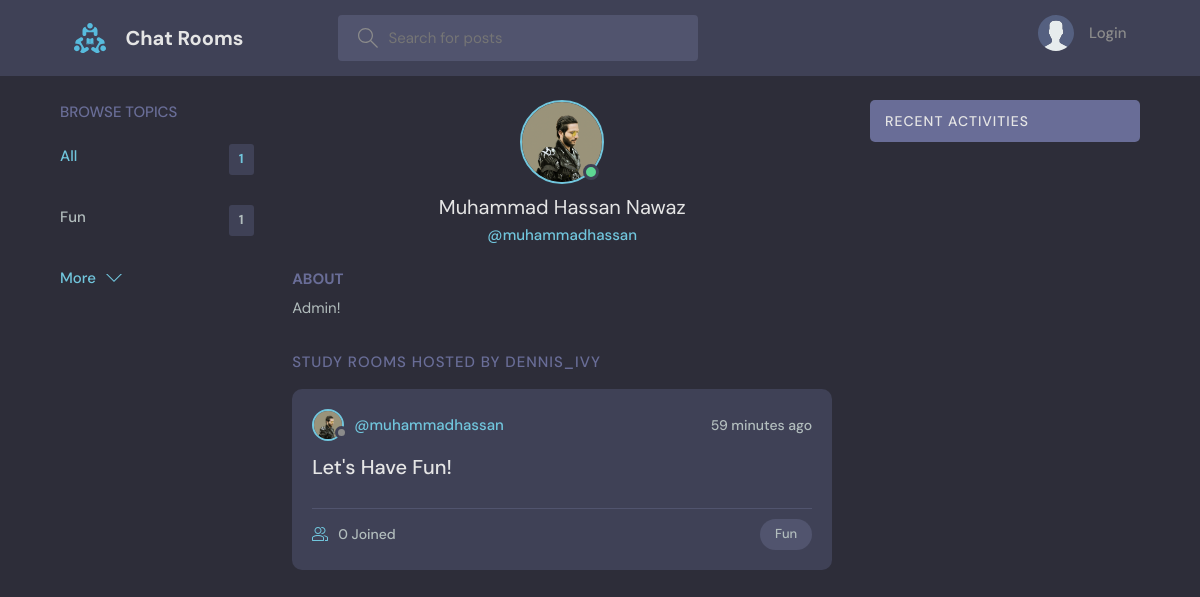
Page /profile/1/ on the committed database.
### base/models.py (models this page shows, shortened)
class Topic(models.Model):
    name = models.CharField(max_length=200)

class User(AbstractUser):
    name = models.CharField(max_length=200, null=True)
    email = models.EmailField(unique=True, null=True)
    bio = models.TextField(null=True)
    avatar = models.ImageField(null=True, default="avatar.svg")
    USERNAME_FIELD = 'email'
    REQUIRED_FIELDS = []

class Room(models.Model):
    host = models.ForeignKey(User, on_delete=models.SET_NULL, null=True)
    topic = models.ForeignKey(Topic, on_delete=models.SET_NULL, null=True)
    name = models.CharField(max_length=200)
    description = models.TextField(null=True, blank=True)
    participants = models.ManyToManyField(
        User, related_name='participants', blank=True)
    updated = models.DateTimeField(auto_now=True)
    created = models.DateTimeField(auto_now_add=True)
    class Meta:
        ordering = ['-updated', '-created']

### base/views.py (the view)
# urls.py: path('profile/<str:pk>/', views.userProfile, name="user-profile"),
def userProfile(request, pk):
    user = User.objects.get(id=pk)
    rooms = user.room_set.all()
    room_messages = user.message_set.all()
    topics = Topic.objects.all()
    context = {'user': user, 'rooms': rooms,
               'room_messages': room_messages, 'topics': topics}
    return render(request, 'base/profile.html', context)

### base/templates/base/profile.html (shortened to what this page needs)
{% extends 'main.html' %}
{% block content %}
<main class="profile-page layout layout--3">
  <div class="container">
    {% include 'base/topics_component.html' %}
    <div class="roomList">
      <div class="profile">
        <div class="profile__avatar">
          <div class="avatar avatar--large active">
            <img src="{{user.avatar.url}}" />
          </div>
        </div>
        <div class="profile__info">
          <h3>{{user.name}}</h3>
          <p>@{{user.username}}</p>
        </div>
        <div class="profile__about">
          <h3>About</h3>
          <p>
            {{user.bio}}
          </p>
        </div>
      </div>
      <div class="roomList__header">
        <div>
          <h2>Study Rooms Hosted by dennis_ivy</a>
          </h2>
        </div>
      </div>
      {% include 'base/feed_component.html' %}
    </div>
    {% include 'base/activity_component.html' %}
  </div>
</main>
{% endblock content %}

### templates/main.html (shortened to what this page needs)
<!DOCTYPE html>
{% load static %}
<html lang="en">
<head>
    <link rel="stylesheet" href="{% static 'styles/style.css' %}" />
</head>
<body>
    {% include 'navbar.html' %}
    {% block content %}
    {% endblock %}
</body>
</html>

### templates/navbar.html (shortened to what this page needs)
{% load static %}
<header class="header header--loggedIn">
    <div class="container">
        <a href="{% url 'home' %}" class="header__logo">
            <img src="{% static 'images/logo.svg' %}" />
            <h1>Chat Rooms</h1>
        </a>
        <form class="header__search" method="GET" action="{% url 'home' %}">
            <label>
                <input name="q" placeholder="Search for posts" />
            </label>
        </form>
        <nav class="header__menu">
            {% if request.user.is_authenticated %}
            <div class="header__user">
                <a href="{% url 'update-user' %}">
                    <div class="avatar avatar--medium active">
                        <img src="{{request.user.avatar.url}}" />
                    </div>
                    <p>{{request.user.username}} <span>@{{request.user.username}}</span></p>
                </a>
                <button class="dropdown-button">
                    <svg version="1.1" xmlns="http://www.w3.org/2000/svg" width="32" height="32" viewBox="0 0 32 32">
                        <title>chevron-down</title>
                        <path d="M16 21l-13-13h-3l16 16 16-16h-3l-13 13z"></path>
                    </svg>
                </button>
            </div>
            {% else %}
            <a href="{% url 'login' %}">
                <img src="{% static 'images/avatar.svg' %}" />
                <p>Login</p>
            </a>
            {% endif %}
        </nav>
    </div>
</header>

### base/templates/base/topics_component.html
<div class="topics">
    <div class="topics__header">
        <h2>Browse Topics</h2>
    </div>
    <ul class="topics__list">
        <li>
            <a href="{% url 'home' %}" class="active">All <span>{{topics.count}}</span></a>
        </li>
        {% for topic in topics %}
        <li>
            <a href="{% url 'home' %}?q={{topic.name}}">{{topic.name}}<span>{{topic.room_set.all.count}}</span></a>
        </li>
        {% endfor %}
    </ul>
    <a class="btn btn--link" href="{% url 'topics' %}">
        More
        <svg version="1.1" xmlns="http://www.w3.org/2000/svg" width="32" height="32" viewBox="0 0 32 32">
            <title>chevron-down</title>
            <path d="M16 21l-13-13h-3l16 16 16-16h-3l-13 13z"></path>
        </svg>
    </a>
</div>

### base/templates/base/feed_component.html (shortened to what this page needs)
{% for room in rooms %}
<div class="roomListRoom">
    <div class="roomListRoom__header">
        <a href="{% url 'user-profile' room.host.id %}" class="roomListRoom__author">
            <div class="avatar avatar--small">
                <img src="{{room.host.avatar.url}}" />
            </div>
            <span>@{{room.host.username}}</span>
        </a>
        <div class="roomListRoom__actions">
            <span>{{room.created|timesince}} ago</span>
        </div>
    </div>
    <div class="roomListRoom__content">
        <a href="{% url 'room' room.id %}">{{room.name}}</a>
    </div>
    <div class="roomListRoom__meta">
        <a href="{% url 'room' room.id %}" class="roomListRoom__joined">
            {{room.participants.all.count}} Joined
        </a>
        <p class="roomListRoom__topic">{{room.topic.name}}</p>
    </div>
</div>
{% endfor %}

### base/templates/base/activity_component.html (shortened to what this page needs)
<div class="activities">
    <div class="activities__header">
        <h2>Recent Activities</h2>
    </div>
</div>

### rows in the picture
Topic: name "Fun", room_set.all.count "1"
User: avatar (picture), name "Muhammad Hassan Nawaz", username "muhammadhassan", bio "Admin!"
Room: host.avatar (picture), host.username "muhammadhassan", created "59 minutes", name "Let's Have Fun!", participants.all.count "0", topic.name "Fun"

### other values in the picture
{{ topics.count }} "1"
